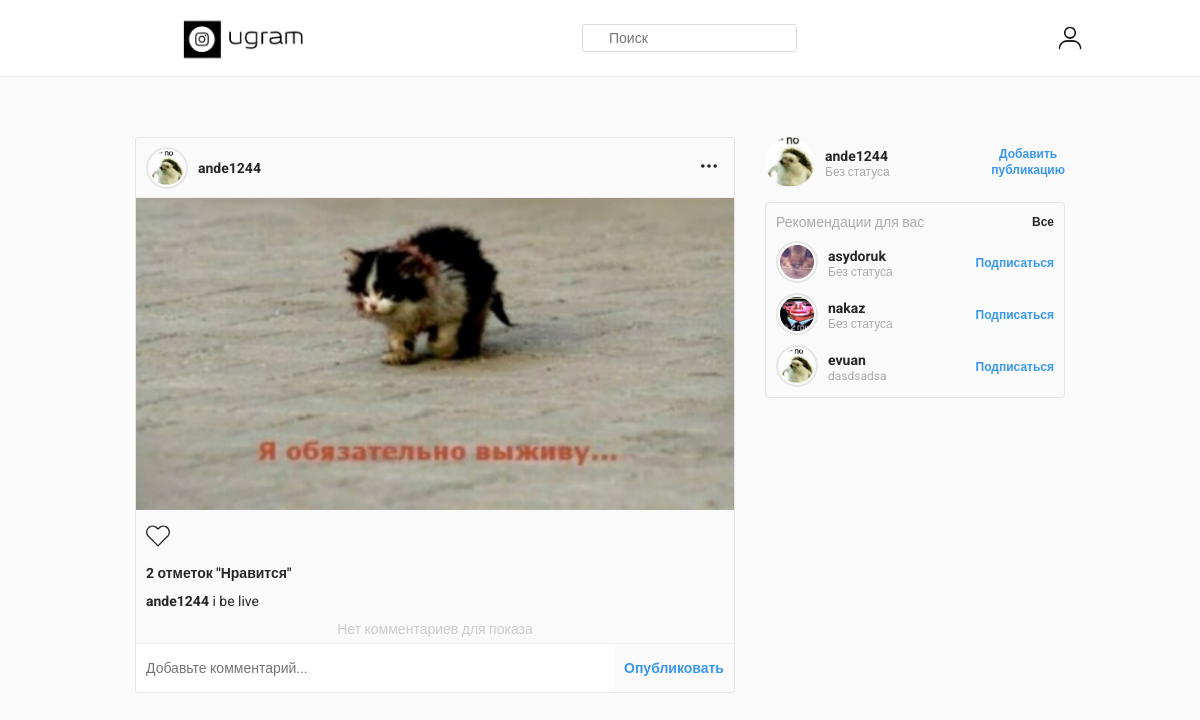
The page / (signed in) on the database its author committed.
### publications/models.py (models this page shows, shortened)
class Post(models.Model):
    author = models.ForeignKey(
        'users.User',
        related_name='posts',
        on_delete=models.CASCADE,
        verbose_name='Автор',
        null=False,
        blank=False,
        default=None
    )
    image = models.ImageField(
        null=False,
        blank=False,
        upload_to='post_pics',
        verbose_name='Картинка'
    )
    text = models.TextField(
        max_length=500,
        verbose_name='Текст',
        null=True,
        blank=True
    )
    created_at = models.DateTimeField(
        verbose_name='Дата публикации',
        auto_now_add=True,
        null=True,
        blank=True
    )

class Like(models.Model):
    user = models.ForeignKey(
        'users.User',
        related_name='likes',
        on_delete=models.CASCADE,
        verbose_name='Пользователь',
        null=False,
        blank=False,
        default=None
    )
    post = models.ForeignKey(
        'publications.Post',
        related_name='likes',
        on_delete=models.CASCADE,
        verbose_name='Пост',
        null=False,
        blank=False,
        default=None
    )

### users/models.py (models this page shows, shortened)
class User(AbstractUser):
    avatar = models.ImageField(
        null=True,
        blank=True,
        upload_to='user_pics',
        verbose_name='Аватар'
    )
    description = models.TextField(
        null=True,
        blank=True,
        max_length=500,
        verbose_name='Дополнительная информация',
        default=None
    )
    phone = models.CharField(
        null=True,
        blank=True,
        max_length=100,
        verbose_name='Номер телефона',
        default=None
    )
    gender = models.CharField(
        null=True,
        blank=True,
        verbose_name='Пол',
        max_length=100,
        default=None
    )
    status = models.CharField(
        null=True,
        blank=True,
        verbose_name='Статус',
        default=None,
        max_length=100
    )

### publications/views/post_views.py (the view)
# urls.py: path('', PostListView.as_view(), name='post_list'),
class PostListView(ListView):
    template_name = 'post/list.html'
    context_object_name = 'posts'
    def get_queryset(self):
        subscribed_users = self._get_subscribed_users()
        if self.request.user.is_authenticated:
            subscribed_users_posts = Post.objects.filter(author__pk__in=subscribed_users)
            posts_of_current_user = Post.objects.filter(author__pk=self.request.user.pk)
            return (subscribed_users_posts | posts_of_current_user).order_by('-created_at')
        else:
            return Post.objects.all().order_by('-created_at')
    def get_context_data(self, **kwargs):
        if self.request.user.is_authenticated:
            kwargs['recommended_users'] = self._get_recommended_users()
            kwargs['liked_posts'] = self._get_liked_posts()
            kwargs['subscribed_users'] = self._get_subscribed_users()
        return super().get_context_data(**kwargs)
    def _get_subscribed_users(self):
        Subscription = apps.get_model('users', 'Subscription')
        subscriptions = Subscription.objects.filter(subscriber__pk=self.request.user.pk)
        subscribed_users = []
        for subscription in subscriptions:
            subscribed_users.append(subscription.subscribed_to.pk)
        return subscribed_users
    def _get_liked_posts(self):
        User = apps.get_model('users', 'User')
        liked_posts = []
        likes = get_object_or_404(User, pk=self.request.user.pk).likes.all()
        for like in likes:
            liked_posts.append(like.post.pk)
        return liked_posts
    def _get_recommended_users(self):
        recommended_users_needed = 3  # Сколько пользователей нужно показать
        recommended_users = []
        User = apps.get_model('users', 'User')
        users = User.objects.all()
        max_user_index = len(users)
        if (max_user_index - 1) < recommended_users_needed:
            recommended_users_needed = max_user_index - 1
        recommended_user_count = 0
        already_added_indexes = []
        while True:
            if recommended_user_count == recommended_users_needed:
                break
            random_index = randint(1, max_user_index)
            if random_index == self.request.user.pk or random_index in already_added_indexes:
                continue
            already_added_indexes.append(random_index)
            try:
                recommended_users.append(User.objects.get(pk=random_index))
            except User.DoesNotExist:
                continue
            recommended_user_count += 1
        return recommended_users

### publications/templates/post/list.html (shortened to what this page needs)
{% extends 'base.html' %}
{% block main %}
<div class="container main-container">
    <section class="posts-container">
        {% for post in posts %}
        <div class="post-item">
            <div class="post-item-header">
                <div class="post-item-header-account">
                    <div class="post-item-header-account-overlay">
                        <a href="{% url 'users:details' post.author.pk %}" class="post-item-header-account-link-overlay">
                            <div class="post-item-header-account-avatar-wrapper">
                                <div class="post-item-header-account-avatar" {% if post.author.avatar %}style="background-image: url({{ post.author.avatar.url }})"{% endif %}></div>
                            </div>
                            <div class="post-item-header-account-username">{{ post.author.username }}</div>
                        </a>
                    </div>
                </div>
                <div class="post-item-header-menu-trigger-wrapper">
                    <div class="post-item-header-menu-wrapper" id="post-item-header-menu-wrapper_{{ post.pk }}">
                        <span class="post-item-header-menu-trigger" id="post-item-header-menu-trigger_{{ post.pk }}"></span>
                    </div>
                </div>
            </div>
            <div class="post-item-image-wrapper">
                <a href="{% url 'publications:post_detail' post.pk %}">
                    <img src="{{ post.image.url }}" alt="#" class="post-item-image">
                </a>
            </div>
            {% if user.is_authenticated %}
            <div class="post-item-button-wrapper">
                <div class="post-item-button-wrapper-left">
                    <a href="{% url 'publications:like' post.pk %}" id="like_button-{{ post.pk }}" class="post-item-button like-button {% if post.pk in liked_posts %}active    {% endif %}">
                        <span class="post-item-button-icon like"></span>
                    </a>
                </div>
            </div>
            {% endif %}
            <div class="post-item-like-counter">
                <span class="post-item-like-counter-text" id="like_counter-{{ post.pk }}">{% if post.likes.all %}{{ post.likes.all | length }}{% else %}Нет{% endif %} отметок "Нравится"</span>
            </div>
            {% if post.text %}
            <div class="post-item-text-wrapper">
                <p class="post-item-text"><a href="{% url 'users:details' post.author.pk %}"><span class="post-item-comment-username">{{ post.author.username }}</span></a> {{ post.text }}</p>
            </div>
            {% endif %}
            <div class="post-item-comment-container">
                {% for comment in post.comments.all %}
                <div class="post-item-comment">
                    <span class="post-item-comment-username"><a href="{% url 'users:details' comment.author.pk %}">{{ comment.author.username }}</a></span>
                    <span class="post-item-comment-text">{{ comment.text }}</span>
                    <div class="post-item-comment-control-block">
                        <span>{{ comment.created_at | date:'H:i d.m.Y' }}</span>
                        {% if user.pk == comment.author.pk %}
                        <a class="delete-text" href="{% url 'publications:comment_delete' comment.pk %}">Удалить</a>
                        {% endif %}
                    </div>
                </div>
                {% empty %}
                <div class="account-post-nothing">Нет комментариев для показа</div>
                {% endfor %}
            </div>
            {% if user.is_authenticated %}
            <div class="post-item-comment-create">
                <form action="{% url 'publications:comment_create' post.pk %}" method="post" class="post-item-comment-create-form">
                    <input name="text" type="text" class="post-item-comment-create-input" placeholder="Добавьте комментарий...">
                    <div class="post-item-comment-submit-wrapper">
                        <button type="submit" class="post-item-comment-submit">Опубликовать</button>
                    </div>
                </form>
            </div>
            {% endif %}
        </div>
        {% empty %}
        <div class="account-post-nothing">Нет постов для показа</div>
        {% endfor %}
    </section>
    <aside class="sidebar">
        <div class="sidebar-account-wrapper">
            <div class="sidebar-account-block">
                {% if user.is_authenticated %}
                <a href="{% url 'users:details' user.pk %}">
                    <div class="sidebar-account-avatar" {% if user.avatar %}style="background-image: url({{ user.avatar.url }});"{% endif %}></div>
                </a>
                {% else %}
                <div class="sidebar-account-avatar"></div>
                {% endif %}
                <div class="sidebar-account-text">
                    {% if user.is_authenticated %}
                    <a href="{% url 'users:details' user.pk %}">
                        <span class="sidebar-account-username">{{ user.username }}</span>
                    </a>
                    <span class="sidebar-account-status">{% if user.status %}{{ user.status }}{% else %}Без статуса{% endif %}</span>
                    {% else %}
                    <span class="sidebar-account-username">Аноним</span>
                    <span class="sidebar-account-status">Аноним</span>
                    {% endif %}
                </div>
            </div>
            {% if user.is_authenticated %}
            <a href="{% url 'publications:post_create' %}" class="post-create-link">Добавить<br>публикацию</a>
            {% endif %}
        </div>
        <div class="sidebar-recommendation">
            <div class="sidebar-recommendation-header">
                <span class="sidebar-recommendation-header-heading">Рекомендации для вас</span>
                <a href="#" class="sidebar-recommendation-header-link">Все</a>
            </div>
            <div class="sidebar-recommendation-account-container">
                {% for user in recommended_users %}
                <div class="sidebar-recommendation-account">
                    <div class="sidebar-recommendation-account-wrapper">
                        <a href="{% url 'users:details' user.pk %}">
                            <div class="sidebar-recommendation-account-avatar-wrapper">
                                <div class="sidebar-recommendation-account-avatar" {% if user.avatar %}style="background-image: url({{ user.avatar.url }});"{% endif %}></div>
                            </div>
                        </a>
                        <div class="sidebar-recommendation-account-text">
                            <a href="{% url 'users:details' user.pk %}">
                                <span class="sidebar-recommendation-account-text-username">{{ user.username }}</span>
                            </a>
                            <span class="sidebar-recommendation-account-text-status">{% if user.status %}{{ user.status }}{% else %}Без статуса{% endif %}</span>
                        </div>
                    </div>
                    <div class="sidebar-recommendation-account-button-wrapper">
                        <a href="{% url 'users:subscribe' user.pk %}" class="sidebar-recommendation-account-button">{% if user.pk in subscribed_users %}Отписаться{% else %}Подписаться{% endif %}</a>
                    </div>
                </div>
                {% empty %}
                <div class="account-post-nothing">Нет рекомендованных пользователей</div>
                {% endfor %}
            </div>
        </div>
    </aside>
</div>
{% endblock %}

### users/static/css/media.css (style rules this page uses)
@media screen and (min-width: 500px) { .sidebar { display: none; } }
@media screen and (min-width: 500px) { .main-container { justify-content: center; padding: 40px 20px; } }
@media screen and (min-width: 500px) { .post-item { margin-bottom: 40px; border: 1px solid #e6e6e6; border-radius: 3px; } }
@media screen and (min-width: 650px) { .sidebar { display: none; } }
@media screen and (min-width: 650px) { .main-container { justify-content: center; padding: 60px 20px; } }
@media screen and (min-width: 650px) { .post-item { margin-bottom: 60px; } }
@media screen and (min-width: 970px) { .sidebar { display: block; } }
@media screen and (min-width: 970px) { .main-container { justify-content: space-between; } }

### rows shown on the page
Post: author.avatar (picture), author.username "ande1244", image (picture), likes.all|length "2", text "i be live"
User: avatar (picture), username "ande1244"
User: avatar (picture), username "asydoruk", shows "Без статуса", shows "Подписаться"
User: avatar (picture), username "nakaz", shows "Без статуса", shows "Подписаться"
User: avatar (picture), username "evuan", status "dasdsadsa", shows "Подписаться"
